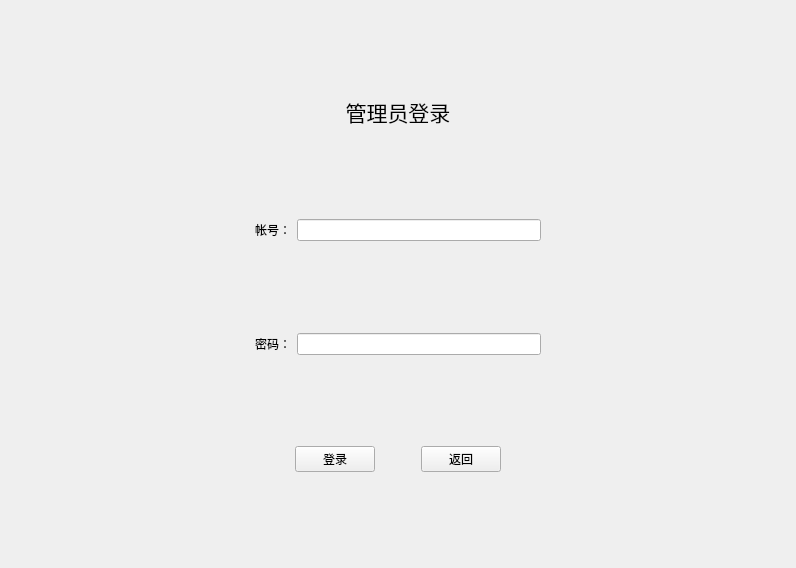
<?xml version="1.0" encoding="UTF-8"?>
<ui version="4.0">
 <class>AdministerLoginWidget</class>
 <widget class="QWidget" name="AdministerLoginWidget">
  <property name="geometry">
   <rect>
    <x>0</x>
    <y>0</y>
    <width>796</width>
    <height>568</height>
   </rect>
  </property>
  <property name="windowTitle">
   <string>Form</string>
  </property>
  <layout class="QVBoxLayout" name="verticalLayout">
   <item>
    <spacer name="verticalSpacer_4">
     <property name="orientation">
      <enum>Qt::Vertical</enum>
     </property>
     <property name="sizeHint" stdset="0">
      <size>
       <width>20</width>
       <height>40</height>
      </size>
     </property>
    </spacer>
   </item>
   <item>
    <widget class="QLabel" name="label">
     <property name="font">
      <font>
       <family>黑体</family>
       <pointsize>16</pointsize>
      </font>
     </property>
     <property name="text">
      <string>管理员登录</string>
     </property>
     <property name="alignment">
      <set>Qt::AlignCenter</set>
     </property>
    </widget>
   </item>
   <item>
    <spacer name="verticalSpacer_3">
     <property name="orientation">
      <enum>Qt::Vertical</enum>
     </property>
     <property name="sizeHint" stdset="0">
      <size>
       <width>20</width>
       <height>40</height>
      </size>
     </property>
    </spacer>
   </item>
   <item>
    <layout class="QHBoxLayout" name="horizontalLayout">
     <item>
      <spacer name="horizontalSpacer">
       <property name="orientation">
        <enum>Qt::Horizontal</enum>
       </property>
       <property name="sizeHint" stdset="0">
        <size>
         <width>40</width>
         <height>20</height>
        </size>
       </property>
      </spacer>
     </item>
     <item>
      <widget class="QLabel" name="label_2">
       <property name="text">
        <string>帐号：</string>
       </property>
      </widget>
     </item>
     <item>
      <widget class="QLineEdit" name="m_accountLineEdit">
       <property name="text">
        <string/>
       </property>
      </widget>
     </item>
     <item>
      <spacer name="horizontalSpacer_3">
       <property name="orientation">
        <enum>Qt::Horizontal</enum>
       </property>
       <property name="sizeHint" stdset="0">
        <size>
         <width>40</width>
         <height>20</height>
        </size>
       </property>
      </spacer>
     </item>
    </layout>
   </item>
   <item>
    <spacer name="verticalSpacer_2">
     <property name="orientation">
      <enum>Qt::Vertical</enum>
     </property>
     <property name="sizeHint" stdset="0">
      <size>
       <width>20</width>
       <height>40</height>
      </size>
     </property>
    </spacer>
   </item>
   <item>
    <layout class="QHBoxLayout" name="horizontalLayout_2">
     <item>
      <spacer name="horizontalSpacer_2">
       <property name="orientation">
        <enum>Qt::Horizontal</enum>
       </property>
       <property name="sizeHint" stdset="0">
        <size>
         <width>40</width>
         <height>20</height>
        </size>
       </property>
      </spacer>
     </item>
     <item>
      <widget class="QLabel" name="label_3">
       <property name="text">
        <string>密码：</string>
       </property>
      </widget>
     </item>
     <item>
      <widget class="QLineEdit" name="m_passwordLineEdit">
       <property name="text">
        <string/>
       </property>
       <property name="echoMode">
        <enum>QLineEdit::Password</enum>
       </property>
      </widget>
     </item>
     <item>
      <spacer name="horizontalSpacer_4">
       <property name="orientation">
        <enum>Qt::Horizontal</enum>
       </property>
       <property name="sizeHint" stdset="0">
        <size>
         <width>40</width>
         <height>20</height>
        </size>
       </property>
      </spacer>
     </item>
    </layout>
   </item>
   <item>
    <spacer name="verticalSpacer_5">
     <property name="orientation">
      <enum>Qt::Vertical</enum>
     </property>
     <property name="sizeHint" stdset="0">
      <size>
       <width>20</width>
       <height>40</height>
      </size>
     </property>
    </spacer>
   </item>
   <item>
    <layout class="QHBoxLayout" name="horizontalLayout_3">
     <item>
      <spacer name="horizontalSpacer_5">
       <property name="orientation">
        <enum>Qt::Horizontal</enum>
       </property>
       <property name="sizeHint" stdset="0">
        <size>
         <width>40</width>
         <height>20</height>
        </size>
       </property>
      </spacer>
     </item>
     <item>
      <widget class="QPushButton" name="m_loginButton">
       <property name="text">
        <string>登录</string>
       </property>
      </widget>
     </item>
     <item>
      <spacer name="horizontalSpacer_7">
       <property name="orientation">
        <enum>Qt::Horizontal</enum>
       </property>
       <property name="sizeType">
        <enum>QSizePolicy::Fixed</enum>
       </property>
       <property name="sizeHint" stdset="0">
        <size>
         <width>40</width>
         <height>20</height>
        </size>
       </property>
      </spacer>
     </item>
     <item>
      <widget class="QPushButton" name="m_returnButton">
       <property name="text">
        <string>返回</string>
       </property>
      </widget>
     </item>
     <item>
      <spacer name="horizontalSpacer_6">
       <property name="orientation">
        <enum>Qt::Horizontal</enum>
       </property>
       <property name="sizeHint" stdset="0">
        <size>
         <width>40</width>
         <height>20</height>
        </size>
       </property>
      </spacer>
     </item>
    </layout>
   </item>
   <item>
    <spacer name="verticalSpacer">
     <property name="orientation">
      <enum>Qt::Vertical</enum>
     </property>
     <property name="sizeHint" stdset="0">
      <size>
       <width>20</width>
       <height>40</height>
      </size>
     </property>
    </spacer>
   </item>
  </layout>
 </widget>
 <resources/>
 <connections/>
</ui>
